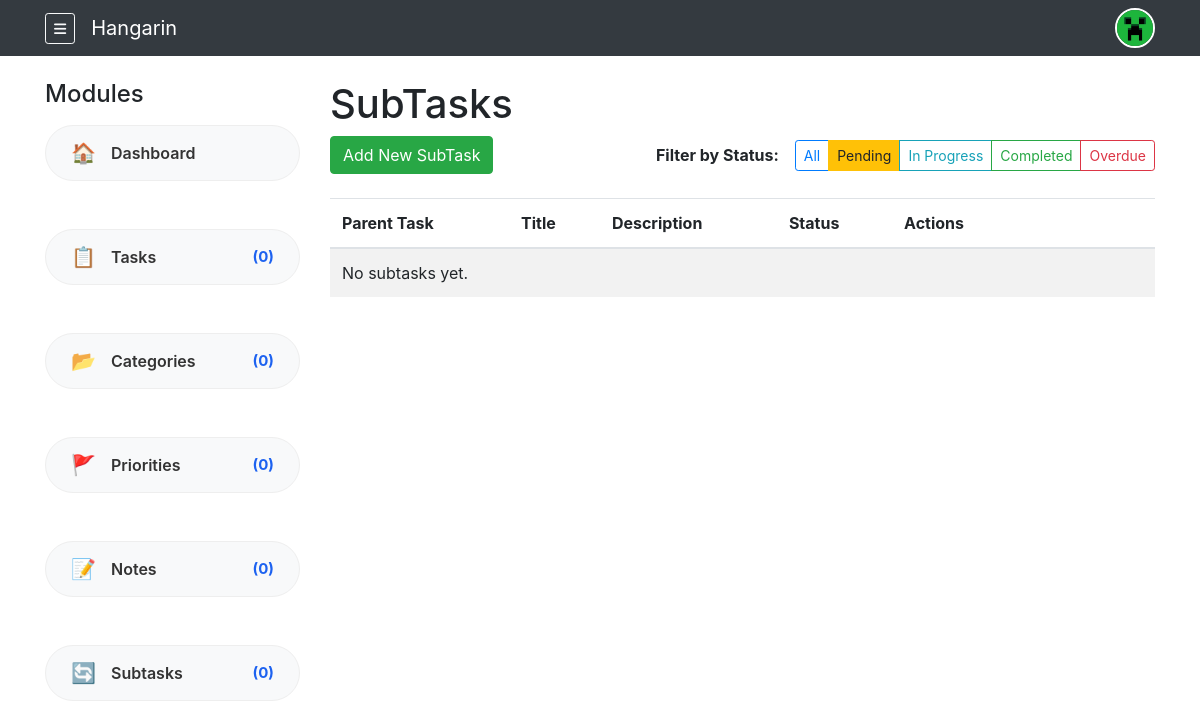
The app's page /subtasks/?status=Pending (signed in), older data.
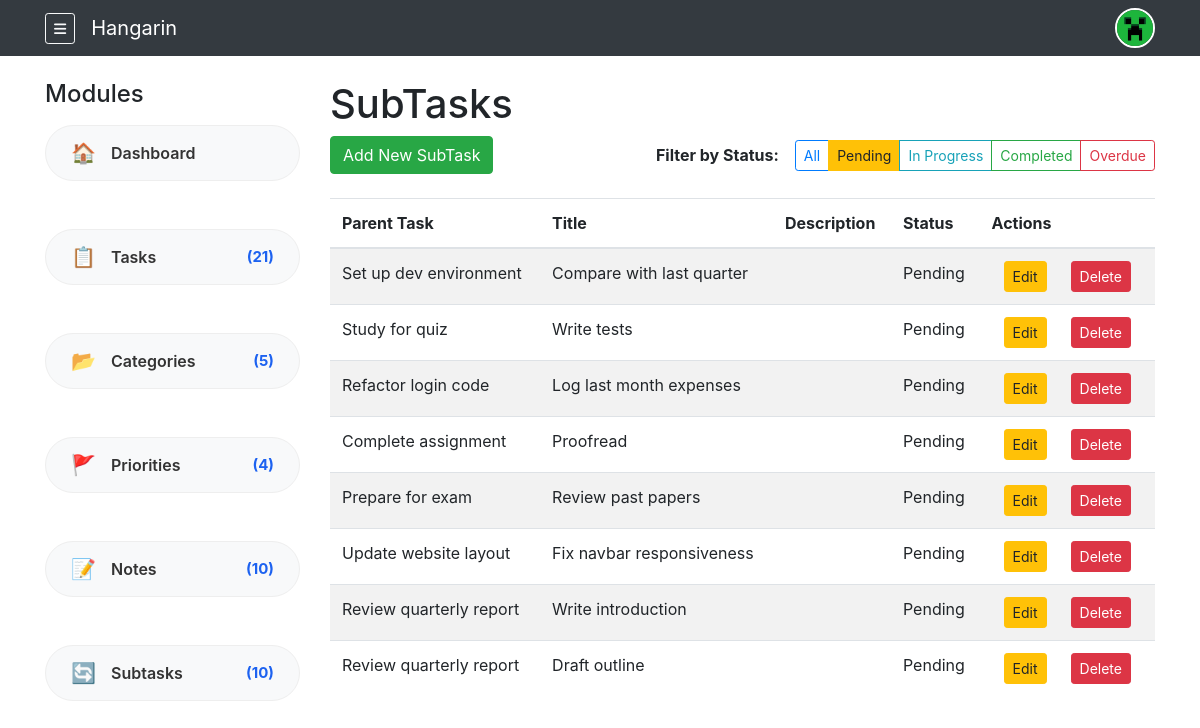
The same page, newer data.
### tasks/models.py (models this page shows, shortened)
class SubTask(models.Model):
    STATUS_CHOICES = Task.STATUS_CHOICES
    parent_task = models.ForeignKey(Task, on_delete=models.CASCADE, related_name="subtasks")
    title = models.CharField(max_length=200)
    description = models.TextField(blank=True)
    status = models.CharField(max_length=50, choices=STATUS_CHOICES, default="Pending")
    class Meta:
        verbose_name = "SubTask"
        verbose_name_plural = "SubTasks"

class Task(models.Model):
    STATUS_CHOICES = [
        ("Pending", "Pending"),
        ("In Progress", "In Progress"),
        ("Completed", "Completed"),
        ("Overdue", "Overdue"),
    ]
    owner = models.ForeignKey(User, on_delete=models.CASCADE, related_name="tasks", null=True, blank=True)
    title = models.CharField(max_length=200)
    description = models.TextField(blank=True)
    deadline = models.DateTimeField(default=timezone.now)
    status = models.CharField(max_length=50, choices=STATUS_CHOICES, default="Pending")
    category = models.ForeignKey(Category, on_delete=models.SET_NULL, null=True, blank=True)
    priority = models.ForeignKey(Priority, on_delete=models.SET_NULL, null=True, blank=True)
    class Meta:
        verbose_name = "Task"
        verbose_name_plural = "Tasks"

### tasks/views.py (the view)
# urls.py: path('subtasks/', views.SubTaskListView.as_view(), name='subtask_list'),
@method_decorator(never_cache, name='dispatch')
class SubTaskListView(LoginRequiredMixin, ListView):
    model = SubTask
    template_name = 'subtask/subtask_list.html'
    context_object_name = 'subtasks'
    paginate_by = 10
    def get_queryset(self):
        queryset = SubTask.objects.filter(parent_task__owner=self.request.user).order_by('-id')
        status_filter = self.request.GET.get('status')
        if status_filter and status_filter != 'All':
            queryset = queryset.filter(status=status_filter)
        return queryset
    def get_context_data(self, **kwargs):
        context = super().get_context_data(**kwargs)
        context['current_status'] = self.request.GET.get('status', 'All')
        return context

### tasks/context_processors.py (called while the page is built)
def sidebar_counts(request):
    if not request.user.is_authenticated:
        return {}
    u = request.user
    return {
        'count_tasks':      Task.objects.filter(owner=u).count(),
        'count_categories': Category.objects.filter(owner=u).count(),
        'count_priorities': Priority.objects.filter(owner=u).count(),
        'count_notes':      Note.objects.filter(task__owner=u).count(),
        'count_subtasks':   SubTask.objects.filter(parent_task__owner=u).count(),
    }

### templates/subtask/subtask_list.html (shortened to what this page needs)
{% extends 'base.html' %}
{% block content %}
<h1>SubTasks</h1>
<div class="d-flex justify-content-between align-items-center mb-3 flex-wrap">
    <a href="{% url 'tasks:subtask_create' %}" class="btn btn-success mb-2 mobile-stack-btn">
        Add New SubTask
    </a>
    <div class="filter-container mb-2">
        <span class="font-weight-bold mr-2">Filter by Status:</span>
        <div class="btn-group flex-wrap" role="group">
            <a href="?status=All" class="btn btn-sm {% if current_status == 'All' %}btn-primary{% else %}btn-outline-primary{% endif %}">All</a>
            <a href="?status=Pending" class="btn btn-sm {% if current_status == 'Pending' %}btn-warning{% else %}btn-outline-warning{% endif %}">Pending</a>
            <a href="?status=In Progress" class="btn btn-sm {% if current_status == 'In Progress' %}btn-info{% else %}btn-outline-info{% endif %}">In Progress</a>
            <a href="?status=Completed" class="btn btn-sm {% if current_status == 'Completed' %}btn-success{% else %}btn-outline-success{% endif %}">Completed</a>
            <a href="?status=Overdue" class="btn btn-sm {% if current_status == 'Overdue' %}btn-danger{% else %}btn-outline-danger{% endif %}">Overdue</a>
        </div>
    </div>
</div>
<div class="table-responsive">
    <table class="table table-striped">
        <thead>
            <tr>
                <th>Parent Task</th>
                <th>Title</th>
                <th>Description</th>
                <th>Status</th>
                <th>Actions</th>
            </tr>
        </thead>
        <tbody>
            {% for subtask in subtasks %}
            <tr>
                <td>{{ subtask.parent_task.title }}</td>
                <td>{{ subtask.title }}</td>
                <td>{{ subtask.description|truncatechars:30 }}</td>
                <td>{{ subtask.status }}</td>
                <td>
                    <div class="action-buttons">
                        <a href="{% url 'tasks:subtask_update' subtask.pk %}" class="btn btn-sm btn-warning">Edit</a>
                        <a href="{% url 'tasks:subtask_delete' subtask.pk %}" class="btn btn-sm btn-danger">Delete</a>
                    </div>
                </td>
            </tr>
            {% empty %}
            <tr><td colspan="5">No subtasks yet.</td></tr>
            {% endfor %}
        </tbody>
    </table>
</div>
{% endblock %}

Row changes from the older to the newer data that the page shows:
added SubTask: parent_task "Set up dev environment", title "Compare with last quarter", status "Pending"
added SubTask: parent_task "Study for quiz", title "Write tests", status "Pending"
added SubTask: parent_task "Refactor login code", title "Log last month expenses", status "Pending"
added SubTask: parent_task "Complete assignment", title "Proofread", status "Pending"
added SubTask: parent_task "Prepare for exam", title "Review past papers", status "Pending"
added SubTask: parent_task "Update website layout", title "Fix navbar responsiveness", status "Pending"
added SubTask: parent_task "Review quarterly report", title "Write introduction", status "Pending"
added SubTask: parent_task "Review quarterly report", title "Draft outline", status "Pending"
Text that changed along with them:
{{ count_tasks }}: "0" → "21"
{{ count_categories }}: "0" → "5"
{{ count_priorities }}: "0" → "4"
{{ count_notes }}: "0" → "10"
{{ count_subtasks }}: "0" → "10"
text no longer shown: "No subtasks yet."
